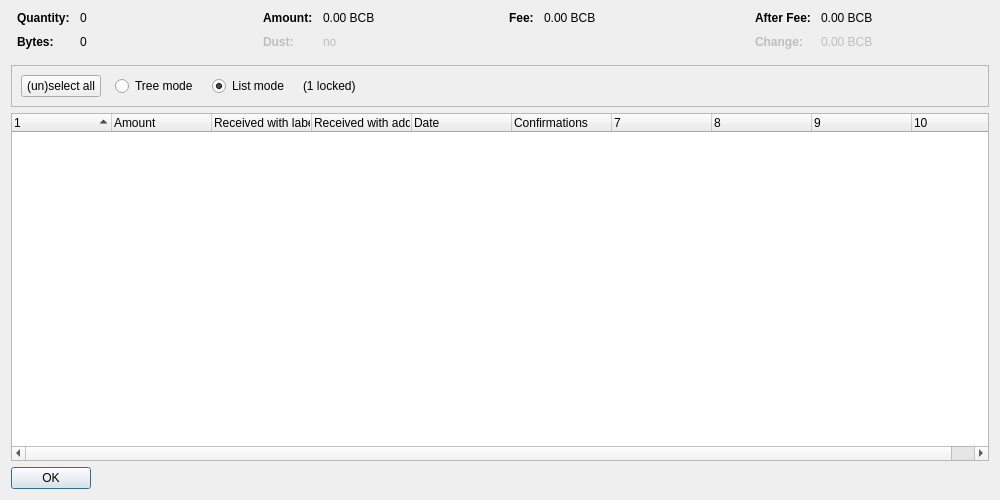
<?xml version="1.0" encoding="UTF-8"?>
<ui version="4.0">
 <class>CoinControlDialog</class>
 <widget class="QDialog" name="CoinControlDialog">
  <property name="geometry">
   <rect>
    <x>0</x>
    <y>0</y>
    <width>1000</width>
    <height>500</height>
   </rect>
  </property>
  <property name="windowTitle">
   <string>Coin Selection</string>
  </property>
  <layout class="QVBoxLayout" name="verticalLayout">
   <item>
    <layout class="QHBoxLayout" name="horizontalLayoutTop" stretch="0,0,0,0">
     <property name="topMargin">
      <number>0</number>
     </property>
     <property name="bottomMargin">
      <number>10</number>
     </property>
     <item>
      <layout class="QFormLayout" name="formLayoutCoinControl1">
       <property name="horizontalSpacing">
        <number>10</number>
       </property>
       <property name="verticalSpacing">
        <number>10</number>
       </property>
       <property name="leftMargin">
        <number>6</number>
       </property>
       <property name="rightMargin">
        <number>6</number>
       </property>
       <item row="0" column="0">
        <widget class="QLabel" name="labelCoinControlQuantityText">
         <property name="font">
          <font>
           <weight>75</weight>
           <bold>true</bold>
          </font>
         </property>
         <property name="text">
          <string>Quantity:</string>
         </property>
        </widget>
       </item>
       <item row="0" column="1">
        <widget class="QLabel" name="labelCoinControlQuantity">
         <property name="cursor">
          <cursorShape>IBeamCursor</cursorShape>
         </property>
         <property name="contextMenuPolicy">
          <enum>Qt::ActionsContextMenu</enum>
         </property>
         <property name="text">
          <string notr="true">0</string>
         </property>
         <property name="textInteractionFlags">
          <set>Qt::LinksAccessibleByMouse|Qt::TextSelectableByKeyboard|Qt::TextSelectableByMouse</set>
         </property>
        </widget>
       </item>
       <item row="1" column="0">
        <widget class="QLabel" name="labelCoinControlBytesText">
         <property name="font">
          <font>
           <weight>75</weight>
           <bold>true</bold>
          </font>
         </property>
         <property name="text">
          <string>Bytes:</string>
         </property>
        </widget>
       </item>
       <item row="1" column="1">
        <widget class="QLabel" name="labelCoinControlBytes">
         <property name="cursor">
          <cursorShape>IBeamCursor</cursorShape>
         </property>
         <property name="contextMenuPolicy">
          <enum>Qt::ActionsContextMenu</enum>
         </property>
         <property name="text">
          <string notr="true">0</string>
         </property>
         <property name="textInteractionFlags">
          <set>Qt::LinksAccessibleByMouse|Qt::TextSelectableByKeyboard|Qt::TextSelectableByMouse</set>
         </property>
        </widget>
       </item>
      </layout>
     </item>
     <item>
      <layout class="QFormLayout" name="formLayoutCoinControl2">
       <property name="horizontalSpacing">
        <number>10</number>
       </property>
       <property name="verticalSpacing">
        <number>10</number>
       </property>
       <property name="leftMargin">
        <number>6</number>
       </property>
       <property name="rightMargin">
        <number>6</number>
       </property>
       <item row="0" column="0">
        <widget class="QLabel" name="labelCoinControlAmountText">
         <property name="font">
          <font>
           <weight>75</weight>
           <bold>true</bold>
          </font>
         </property>
         <property name="text">
          <string>Amount:</string>
         </property>
        </widget>
       </item>
       <item row="0" column="1">
        <widget class="QLabel" name="labelCoinControlAmount">
         <property name="cursor">
          <cursorShape>IBeamCursor</cursorShape>
         </property>
         <property name="contextMenuPolicy">
          <enum>Qt::ActionsContextMenu</enum>
         </property>
         <property name="text">
          <string notr="true">0.00 BCB</string>
         </property>
         <property name="textInteractionFlags">
          <set>Qt::LinksAccessibleByMouse|Qt::TextSelectableByKeyboard|Qt::TextSelectableByMouse</set>
         </property>
        </widget>
       </item>
       <item row="1" column="0">
        <widget class="QLabel" name="labelCoinControlLowOutputText">
         <property name="enabled">
          <bool>false</bool>
         </property>
         <property name="font">
          <font>
           <weight>75</weight>
           <bold>true</bold>
          </font>
         </property>
         <property name="text">
          <string>Dust:</string>
         </property>
        </widget>
       </item>
       <item row="1" column="1">
        <widget class="QLabel" name="labelCoinControlLowOutput">
         <property name="enabled">
          <bool>false</bool>
         </property>
         <property name="cursor">
          <cursorShape>IBeamCursor</cursorShape>
         </property>
         <property name="contextMenuPolicy">
          <enum>Qt::ActionsContextMenu</enum>
         </property>
         <property name="text">
          <string notr="true">no</string>
         </property>
         <property name="textInteractionFlags">
          <set>Qt::LinksAccessibleByMouse|Qt::TextSelectableByKeyboard|Qt::TextSelectableByMouse</set>
         </property>
        </widget>
       </item>
      </layout>
     </item>
     <item>
      <layout class="QFormLayout" name="formLayoutCoinControl3">
       <property name="horizontalSpacing">
        <number>10</number>
       </property>
       <property name="verticalSpacing">
        <number>10</number>
       </property>
       <property name="leftMargin">
        <number>6</number>
       </property>
       <property name="rightMargin">
        <number>6</number>
       </property>
       <item row="0" column="0">
        <widget class="QLabel" name="labelCoinControlFeeText">
         <property name="font">
          <font>
           <weight>75</weight>
           <bold>true</bold>
          </font>
         </property>
         <property name="text">
          <string>Fee:</string>
         </property>
        </widget>
       </item>
       <item row="0" column="1">
        <widget class="QLabel" name="labelCoinControlFee">
         <property name="cursor">
          <cursorShape>IBeamCursor</cursorShape>
         </property>
         <property name="contextMenuPolicy">
          <enum>Qt::ActionsContextMenu</enum>
         </property>
         <property name="text">
          <string notr="true">0.00 BCB</string>
         </property>
         <property name="textInteractionFlags">
          <set>Qt::LinksAccessibleByMouse|Qt::TextSelectableByKeyboard|Qt::TextSelectableByMouse</set>
         </property>
        </widget>
       </item>
      </layout>
     </item>
     <item>
      <layout class="QFormLayout" name="formLayoutCoinControl4">
       <property name="horizontalSpacing">
        <number>10</number>
       </property>
       <property name="verticalSpacing">
        <number>10</number>
       </property>
       <property name="leftMargin">
        <number>6</number>
       </property>
       <property name="rightMargin">
        <number>6</number>
       </property>
       <item row="0" column="0">
        <widget class="QLabel" name="labelCoinControlAfterFeeText">
         <property name="font">
          <font>
           <weight>75</weight>
           <bold>true</bold>
          </font>
         </property>
         <property name="text">
          <string>After Fee:</string>
         </property>
        </widget>
       </item>
       <item row="0" column="1">
        <widget class="QLabel" name="labelCoinControlAfterFee">
         <property name="cursor">
          <cursorShape>IBeamCursor</cursorShape>
         </property>
         <property name="contextMenuPolicy">
          <enum>Qt::ActionsContextMenu</enum>
         </property>
         <property name="text">
          <string notr="true">0.00 BCB</string>
         </property>
         <property name="textInteractionFlags">
          <set>Qt::LinksAccessibleByMouse|Qt::TextSelectableByKeyboard|Qt::TextSelectableByMouse</set>
         </property>
        </widget>
       </item>
       <item row="1" column="0">
        <widget class="QLabel" name="labelCoinControlChangeText">
         <property name="enabled">
          <bool>false</bool>
         </property>
         <property name="font">
          <font>
           <weight>75</weight>
           <bold>true</bold>
          </font>
         </property>
         <property name="text">
          <string>Change:</string>
         </property>
        </widget>
       </item>
       <item row="1" column="1">
        <widget class="QLabel" name="labelCoinControlChange">
         <property name="enabled">
          <bool>false</bool>
         </property>
         <property name="cursor">
          <cursorShape>IBeamCursor</cursorShape>
         </property>
         <property name="contextMenuPolicy">
          <enum>Qt::ActionsContextMenu</enum>
         </property>
         <property name="text">
          <string notr="true">0.00 BCB</string>
         </property>
         <property name="textInteractionFlags">
          <set>Qt::LinksAccessibleByMouse|Qt::TextSelectableByKeyboard|Qt::TextSelectableByMouse</set>
         </property>
        </widget>
       </item>
      </layout>
     </item>
    </layout>
   </item>
   <item>
    <widget class="QFrame" name="frame">
     <property name="minimumSize">
      <size>
       <width>0</width>
       <height>40</height>
      </size>
     </property>
     <property name="frameShape">
      <enum>QFrame::StyledPanel</enum>
     </property>
     <property name="frameShadow">
      <enum>QFrame::Sunken</enum>
     </property>
     <layout class="QHBoxLayout" name="horizontalLayout">
      <item>
       <layout class="QHBoxLayout" name="horizontalLayoutPanel" stretch="0,0,0,0,0">
        <property name="spacing">
         <number>14</number>
        </property>
        <item>
         <widget class="QPushButton" name="pushButtonSelectAll">
          <property name="sizePolicy">
           <sizepolicy hsizetype="Maximum" vsizetype="Fixed">
            <horstretch>0</horstretch>
            <verstretch>0</verstretch>
           </sizepolicy>
          </property>
          <property name="text">
           <string>(un)select all</string>
          </property>
          <property name="autoDefault">
           <bool>false</bool>
          </property>
         </widget>
        </item>
        <item>
         <widget class="QRadioButton" name="radioTreeMode">
          <property name="sizePolicy">
           <sizepolicy hsizetype="Maximum" vsizetype="Fixed">
            <horstretch>0</horstretch>
            <verstretch>0</verstretch>
           </sizepolicy>
          </property>
          <property name="text">
           <string>Tree mode</string>
          </property>
         </widget>
        </item>
        <item>
         <widget class="QRadioButton" name="radioListMode">
          <property name="sizePolicy">
           <sizepolicy hsizetype="Maximum" vsizetype="Fixed">
            <horstretch>0</horstretch>
            <verstretch>0</verstretch>
           </sizepolicy>
          </property>
          <property name="text">
           <string>List mode</string>
          </property>
          <property name="checked">
           <bool>true</bool>
          </property>
         </widget>
        </item>
        <item>
         <widget class="QLabel" name="labelLocked">
          <property name="text">
           <string notr="true">(1 locked)</string>
          </property>
         </widget>
        </item>
        <item>
         <spacer name="horizontalSpacer">
          <property name="orientation">
           <enum>Qt::Horizontal</enum>
          </property>
          <property name="sizeHint" stdset="0">
           <size>
            <width>40</width>
            <height>20</height>
           </size>
          </property>
         </spacer>
        </item>
       </layout>
      </item>
     </layout>
    </widget>
   </item>
   <item>
    <widget class="CoinControlTreeWidget" name="treeWidget">
     <property name="contextMenuPolicy">
      <enum>Qt::CustomContextMenu</enum>
     </property>
     <property name="sortingEnabled">
      <bool>false</bool>
     </property>
     <property name="columnCount">
      <number>10</number>
     </property>
     <attribute name="headerShowSortIndicator" stdset="0">
      <bool>true</bool>
     </attribute>
     <attribute name="headerStretchLastSection">
      <bool>false</bool>
     </attribute>
     <column>
      <property name="text">
       <string/>
      </property>
     </column>
     <column>
      <property name="text">
       <string>Amount</string>
      </property>
     </column>
     <column>
      <property name="text">
       <string>Received with label</string>
      </property>
     </column>
     <column>
      <property name="text">
       <string>Received with address</string>
      </property>
     </column>
     <column>
      <property name="text">
       <string>Date</string>
      </property>
     </column>
     <column>
      <property name="text">
       <string>Confirmations</string>
      </property>
      <property name="toolTip">
       <string>Confirmed</string>
      </property>
     </column>
     <column>
      <property name="text">
       <string/>
      </property>
     </column>
     <column>
      <property name="text">
       <string/>
      </property>
     </column>
     <column>
      <property name="text">
       <string/>
      </property>
     </column>
     <column>
      <property name="text">
       <string/>
      </property>
     </column>
    </widget>
   </item>
   <item>
    <widget class="QDialogButtonBox" name="buttonBox">
     <property name="sizePolicy">
      <sizepolicy hsizetype="Maximum" vsizetype="Fixed">
       <horstretch>0</horstretch>
       <verstretch>0</verstretch>
      </sizepolicy>
     </property>
     <property name="orientation">
      <enum>Qt::Horizontal</enum>
     </property>
     <property name="standardButtons">
      <set>QDialogButtonBox::Ok</set>
     </property>
    </widget>
   </item>
  </layout>
 </widget>
 <customwidgets>
  <customwidget>
   <class>CoinControlTreeWidget</class>
   <extends>QTreeWidget</extends>
   <header>coincontroltreewidget.h</header>
  </customwidget>
 </customwidgets>
 <resources/>
 <connections/>
</ui>
